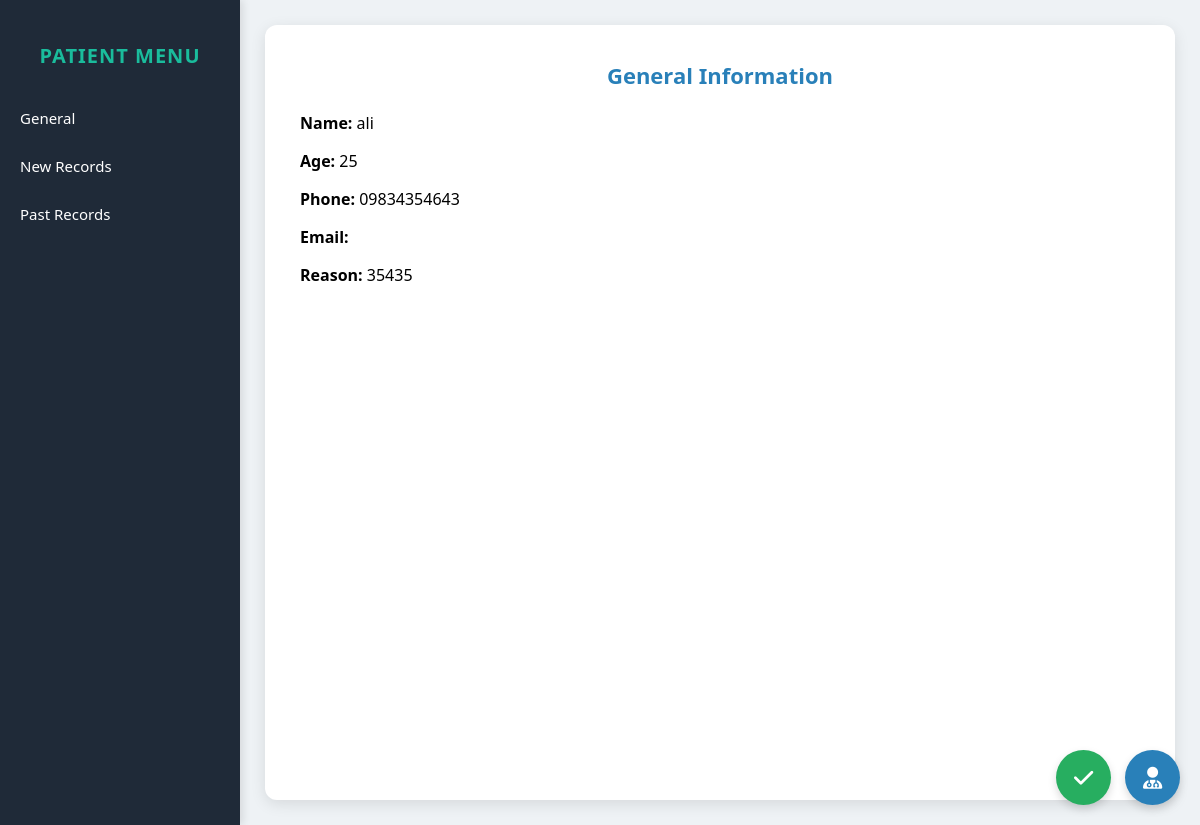
The app's page /doctor/profile/P1404S2003/, older data.
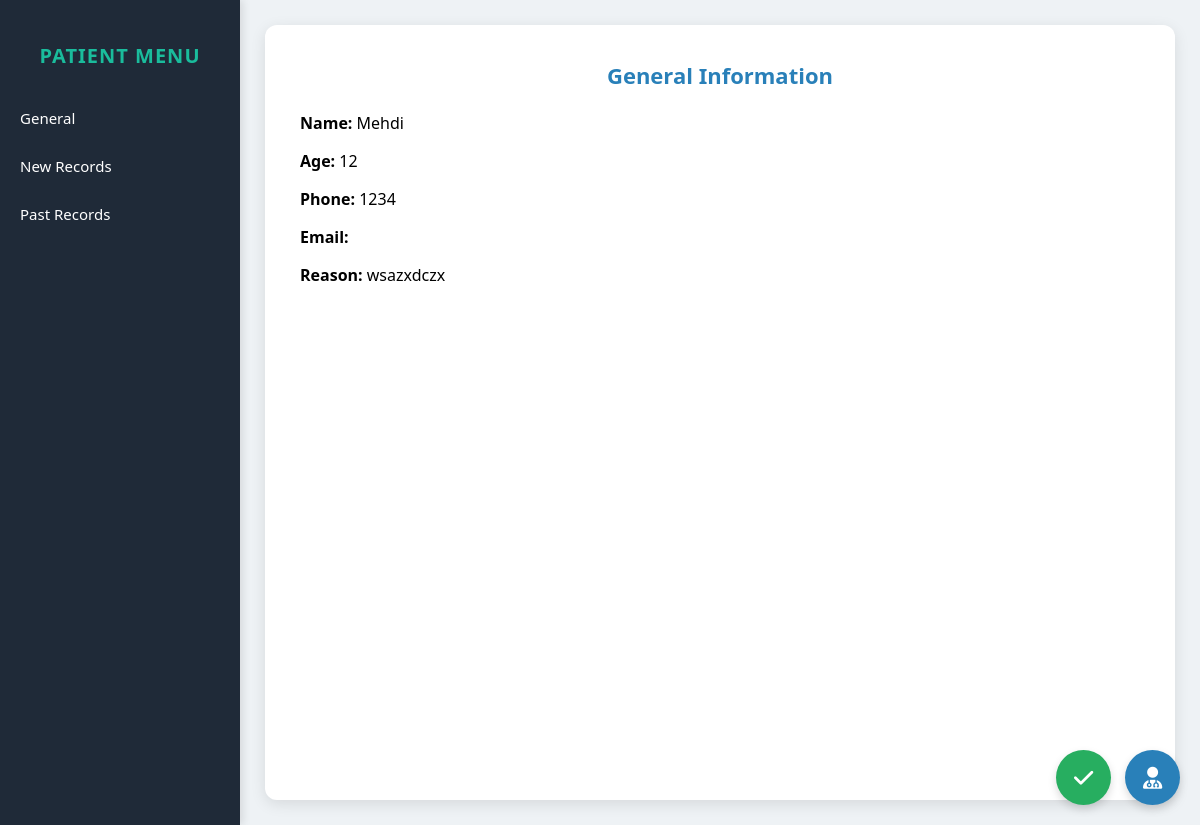
The same page, newer data.
### secretary/models.py (models this page shows, shortened)
class Patient(models.Model):
    STATUS_CHOICES = [
        ("waiting", "Waiting (Secretary list)"),
        ("accepted", "Accepted (Doctor list)"),
        ("done", "Done (Removed from both lists)"),
    ]
    patient_id = models.CharField(max_length=20, unique=True, editable=False)
    name = models.CharField(max_length=100)
    family_name = models.CharField(max_length=100)
    phone = models.CharField(max_length=15, blank=True, null=True)
    age = models.PositiveIntegerField()
    gender = models.CharField(max_length=1, choices=[('M','Male'),('F','Female')])
    melli_code = models.CharField(max_length=10,unique=True, blank=True, null=True)
    reason = models.TextField()
    status = models.CharField(max_length=20, choices=STATUS_CHOICES, default='waiting')
    created_at = models.DateTimeField(default=timezone.now)  # ✅ Correct

### doctor/views.py (the view)
# urls.py: path('profile/<str:patient_id>/', views.patient_profile, name='patient_profile'),
def patient_profile(request, patient_id):
    patient = get_object_or_404(Patient, patient_id=patient_id)
    last_refraction = Refraction.objects.filter(patient=patient).order_by('-created_at').first()
    start_date = request.GET.get('start_date')
    end_date = request.GET.get('end_date')
    refractions = Refraction.objects.filter(patient=patient)
    if start_date:
        refractions = refractions.filter(created_at__date__gte=parse_date(start_date))
    if end_date:
        refractions = refractions.filter(created_at__date__lte=parse_date(end_date))
    return render(request, "doctor/patient_profile.html", {
        "patient": patient,
        "last_refraction": last_refraction,
        'past_refractions': refractions.order_by('-created_at'),
    })

### doctor/templates/doctor/patient_profile.html (shortened to what this page needs)
<!DOCTYPE html>
<html lang="en">
<head>
    <link rel="stylesheet" href="https://cdnjs.cloudflare.com/ajax/libs/font-awesome/6.5.0/css/all.min.css" />
</head>
<body>
    <div class="sidebar">
        <h2>Patient Menu</h2>
        <ul>
            <li>General
            </li>
            <li>New Records
            </li>
            <li>Past Records
            </li>
        </ul>
    </div>
    <div class="main-content">
        <div id="general" class="section" style="display:block;">
            <h3>General Information</h3>
            <p><strong>Name:</strong> {{ patient.name }}</p>
            <p><strong>Age:</strong> {{ patient.age }}</p>
            <p><strong>Phone:</strong> {{ patient.phone }}</p>
            <p><strong>Email:</strong> {{ patient.email }}</p>
            <p><strong>Reason:</strong> {{ patient.reason }}</p>
        </div>
        <div class="bottom-buttons">
            <form method="POST" action="{% url 'remove_from_accepted_profile' patient.patient_id %}" id="done-form">
                <button type="submit" id="done-btn" class="done-btn"><i class="fa fa-check"></i></button>
            </form>
            <a href="{% url 'doctor_dashboard' %}"><i class="fa fa-user-doctor"></i></a>
        </div>
    </div>
</body>
</html>

Row changes from the older to the newer data that the page shows:
removed Patient: name "ali", age "25", phone "09834354643", reason "35435"
added Patient: name "Mehdi", age "12", phone "1234", reason "wsazxdczx"
